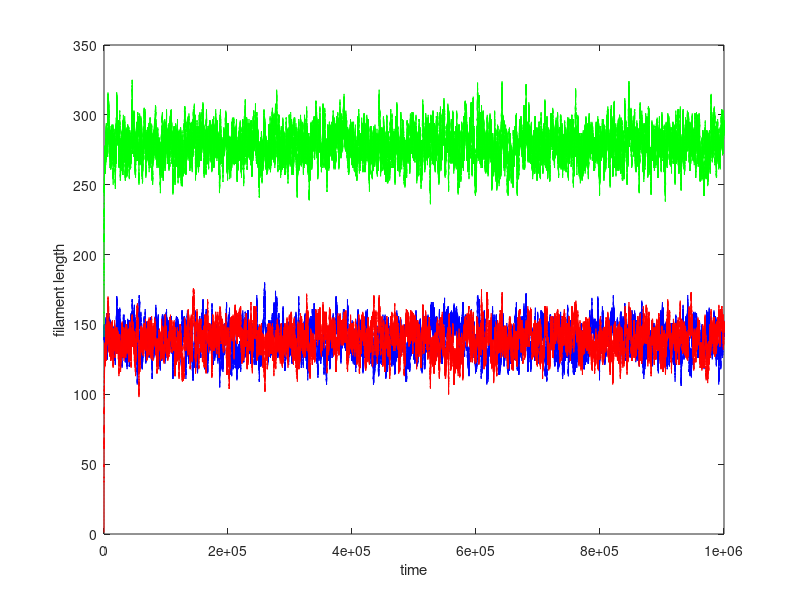

MATLAB code for this plot: (Note: this script raises an error after producing the figure.)
%Finite monomer pool with two flagella, with IFT mechanism. This code also
%calculates the autocorrelation and compares it with the theoretical result
%Lishibanya Mohapatra, Brandeis University.

clear all;
close all;

Ntot=500;k=1;
Nift1 = 5;
Nift2 = 5;
v = 2.5;
alpha = 0.01;
r1=((Nift1*v*alpha)/2);
r2=((Nift2*v*alpha)/2);
gamma=0.1;
p1 = zeros(1,Ntot);
p2 = zeros(1,Ntot);
ptot = zeros(1,Ntot);
MaxT=1000000;
t1=1000000;
Lstar=r1*Ntot/(2*r1+gamma);
% eta1=0.002;
% eta2=0.004;


for j=1:1
    j
    
m1=zeros(1,MaxT);
m1(1)=140;
m2=zeros(1,MaxT);
m2(1)=1;
mtot=zeros(1,MaxT);
mtot(1)=m1(1)+m2(1);
monomers=Ntot;
T=zeros(1,MaxT);
T(1)=0;

for i=1:MaxT
    
    k1=r1*(monomers-mtot(1))/m1(i);
    k3=r2*(monomers-mtot(1))/m2(i);
%     k1=r1*(monomers-mtot(1));
%     k3=r2*(monomers-mtot(1));
    
    if (m1(i)<=1)
        k2=0;
    else 
        k2=gamma;
    end
    
    if (m2(i)<=1)
        k4=0;
    else 
        k4=gamma;
    end
        

    
    k0=k1+k2+k3+k4;
    
    % Determine time spent 
    
    CoinFlip1=rand;
    tau(i)=(1/k0)*log(1/CoinFlip1);
    T(i+1)= T(i)+tau(i);
    % Determine reaction
    
    CoinFlip=rand;
    if CoinFlip<=k1/k0
        m1(i+1)=m1(i)+1;
        m2(i+1)=m2(i);
        monomers=monomers-1;
    else
            if (CoinFlip>=k1/k0) && (CoinFlip<=(k1+k2)/k0)
                m1(i+1)=m1(i)-1;
                m2(i+1)=m2(i);
                monomers=monomers+1;
            else
                if (CoinFlip>=(k1+k2)/k0) && (CoinFlip<=(k1+k2+k3)/k0)
                    m1(i+1)=m1(i);
                    m2(i+1)=m2(i)+1;
                    monomers=monomers-1;
                else
                    m1(i+1)=m1(i);
                    m2(i+1)=m2(i)-1;
                    monomers=monomers+1;
                end
            end
    end
    
    mtot(i+1)=m1(i+1)+m2(i+1);
    
  if T(i+1)>=t1
    break;
  end
end
 
 

% figure(1)
% plot(T,m1,'b.')
% hold on
% plot(T,m2,'r.')
% plot(T,mtot,'g.')
% %hold off
% xlabel('time')
% ylabel('filament length')

p1(m1(i+1))= p1(m1(i+1))+1;
p2(m2(i+1))= p2(m2(i+1))+1;
ptot(mtot(i+1))= ptot(mtot(i+1))+1;
 

end

p1 = p1/sum(p1);
p2 = p2/sum(p2);
ptot = ptot/sum(ptot);
x = 1:1:Ntot;

Avg= sum(x.*p1);
variance= sum((x.^2).*p1)-(sum(x.*p1))^2;


% figure(1)
figure;
plot(T(1:i),m1(1:i),'b')
hold on
plot(T(1:i),m2(1:i),'r')
plot(T(1:i),mtot(1:i),'g')
hold off
xlabel('time')
ylabel('filament length')
legend('L1','L2','L1+L2','location', 'SE');

% 
% figure(2)
% plot(T,m1-m2,'b.')
% hold on
% plot(T,m1+m2,'r.')
% hold off
% xlabel('time')
% ylabel('filament difference length')

figure;
t1=T(10000:i);
sig1=m1(10000:i)-m2(10000:i);
sig0=(m1(10000:i)+m2(10000:i))- 2*Lstar;
plot(t1,sig1,'b.',t1,sig0,'r.')
title('Input signals');
xlabel('time');
ylabel('filament difference and sum lengths');
legend('L1-L2','L1+L2-2Lss','location', 'SE');

xq=t1(1):1:t1(end);
sig=interp1(t1,sig1,xq);
sig2=interp1(t1,sig0,xq);
figure;
plot(t1,sig1,'o',xq,sig,':.');
%plot(sig,'b.')
 title('Input signals');
 xlabel('time');
 ylabel('filament difference length');
 legend('signal','Interpolated','location', 'SE');

figure;
plot(t1,sig0,'o',xq,sig2,':.');
%plot(sig,'b.')
 title('Input signals');
 xlabel('time');
 ylabel('filament sum length');
 legend('signal','Interpolated','location', 'SE');

%Arbitrary lags; How do I input time information here?
lagS=size(xq,2)-1;
lagS2=size(xq,2)-1;
%lagS2=1000;

figure;
 autocorr(sig,lagS);
% hold on;
 [h,lag]=autocorr(sig,lagS);
%j1=(r1/Lstar)*(Ntot/Lstar-2);
% %k1=(exp(-j1.*lag))*eta1/j1;
% %k1=(exp(-j1.*lag))/j1;
% %k1=(exp(-j1.*lag));


j1=(r1/Lstar)*(Ntot/Lstar-2);
k1=(exp(-j1.*lag))/j1;
eta1= 1/k1(1);

k1=(exp(-j1.*lag))*eta1/j1;
figure
plot(lag,h,'b');
hold on;
plot(lag,k1,'g');
hold off;
title('auto-correlation l1-l2');
xlabel('time');
ylabel('autocorr');
xlim([0,2000]);
legend('auto(computed)','auto(theory)','location', 'NE')


Eqn = @(a,x)(a/j1)*exp(-j1*x);
startPoints = 1;
[f1,gof,output] = fit(lag',h',Eqn,'Start', startPoints);
figure;
plot(f1,lag',h','predfunc');
xlabel('time');
ylabel('Autocorrelation');
title('Fit with Theorectical function a*exp(-b*x)');
xlim([0,2000]);
eta3=coeffvalues(f1);


figure;
semilogy(lag(1:1000),h(1:1000),lag(1:1000),k1(1:1000))
title('log auto-correlation l1-l2');
xlabel('lag');
ylabel('log autocorr');
legend('auto(computed)','auto(theory)','location', 'SW')
%xlim([0,2000]);

% 
 figure;
 autocorr(sig2,lagS2);
% xlim([0,1500]);
% hold on;
 [h2,lag2]=autocorr(sig2,lagS2);
 j2=(r1*Ntot)/(Lstar^2);
% k2=exp(-j2.*lag2);
% k2=exp(-j2.*lag2)*eta2/j2;
% plot(lag2,k2,'b');
% title('auto-correlation l1+l2');
% hold off;
% xlabel('time');
% ylabel('autocorr');
% 

figure;
k2=exp(-j2.*lag2)/j2;
eta2= 1/k2(1);
k2=exp(-j2.*lag2)*eta2/j2;
plot(lag2,h2,'b');
hold on;
plot(lag2,k2,'g');
hold off;
title('auto-correlation l1+l2');
xlabel('time');
ylabel('autocorr');
xlim([0,2000]);


Eqn = @(a,x)(a/j2)*exp(-j2*x);
startPoints = 1;
[f1,gof,output] = fit(lag2',h2',Eqn,'Start', startPoints);
figure;
plot(f1,lag2',h2','predfunc');
xlabel('time');
ylabel('Autocorrelation');
title('Fit with Theorectical function a*exp(-b*x)');
xlim([0,2000]);
eta4=coeffvalues(f1);

figure;
semilogy(lag2(1:2000),h2(1:2000),lag2(1:2000),k2(1:2000))
title('log auto-correlation l1+l2');
xlabel('lag');
ylabel('log autocorr');
xlim([0,1000]);
